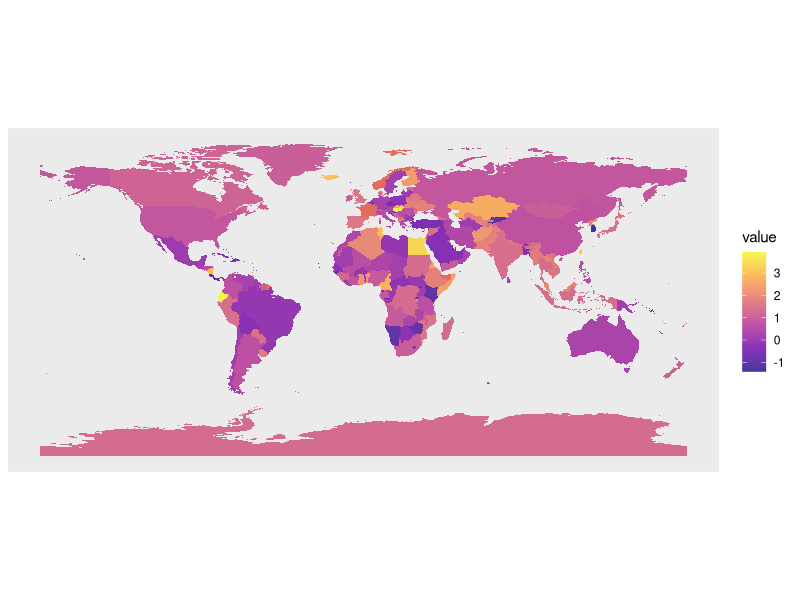

Write R code to recreate this figure.
library(rnaturalearth)
library(rnaturalearthdata)
library(tidyverse)

admin <- ne_countries(type='countries', scale = 'medium', returnclass = "sf") %>% 
  select(iso_a3) %>% 
  drop_na(iso_a3)

df <- tibble(iso_a3 = admin$iso_a3, value = rnorm(n = nrow(admin), 1, 1))
  
admin <- left_join(admin, df, by = "iso_a3")

ggplot(admin) + 
  geom_sf(aes(fill = value), color = "transparent") +
  scale_fill_viridis_c(option = "plasma", alpha = 0.8) +
  coord_sf() +
  theme(strip.background = element_blank(), 
        strip.text = element_text(size = rel(1)), 
        rect = element_rect(fill = "white", linetype = 0, colour = NA),
        axis.text = element_blank(), 
        axis.ticks = element_blank(),
        axis.line = element_blank(), 
        panel.grid.major = element_blank(), 
        panel.grid.minor = element_blank())
